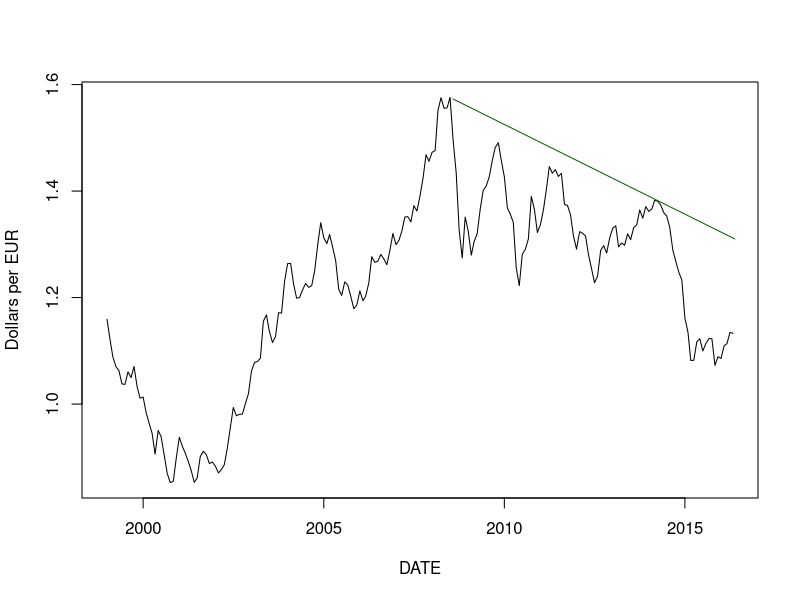

This figure's R source:
library(quantmod)
da <- read.csv("./London/EXUSEU.csv", stringsAsFactors = FALSE)
da$DATE = as.Date(da$DATE, format = "%d/%m/%Y")
tail(da)
# To use quantmod chart
#da$VALUE <- as.xts(da$VALUE, order.by = da$DATE)
#chartSeries(da$VALUE, TA = "EMA")
plot(da, type = 'l', ylab = "Dollars per EUR")
x <- c(as.Date("2008-07-30"), as.Date("2016-05-20"))
y <- c(1.5730, 1.31)
lines(x, y, col = "DarkGreen")
da$MA3 <- SMA(da$VALUE, 3)
da$MA10 <- SMA(da$VALUE, 10)
lines(da$MA10, col = "DarkGreen", lwd = 2)
